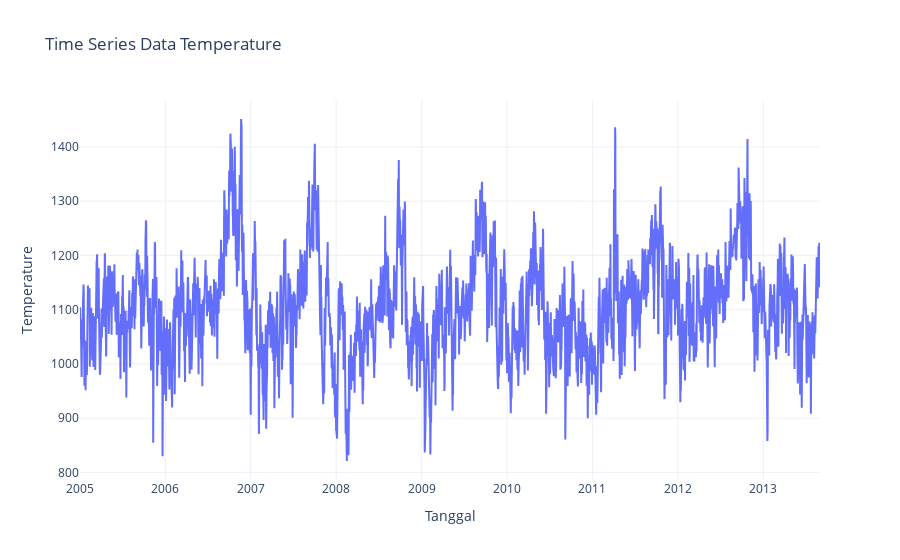

Notebook code for this chart:
### Code cell
fig = go.Figure()

fig.add_trace(go.Scatter(
    x=df_arma['T'], 
    y=df_arma['Temperature'],
    mode='lines',
    name='ARMA(3, 5)'
))
fig.update_layout(
    title='Time Series Data Temperature',
    xaxis_title='Tanggal',
    yaxis_title='Temperature',
    template='plotly_white'
)

fig.show()

### Figure 1 — Plotly figure (JSON) as saved in the notebook; plotly's stock layout.template omitted (floating-point values rounded to 4 significant figures; data arrays with more than 128 entries replaced by an {"elided": "..."} marker saying what was removed)
{"data": [{"mode": "lines", "name": "ARMA(3, 5)", "type": "scatter", "x": {"elided": "3165 str values"}, "y": {"elided": "3165 float values"}}], "layout": {"title": {"text": "Time Series Data Temperature"}, "xaxis": {"title": {"text": "Tanggal"}}, "yaxis": {"title": {"text": "Temperature"}}}}
